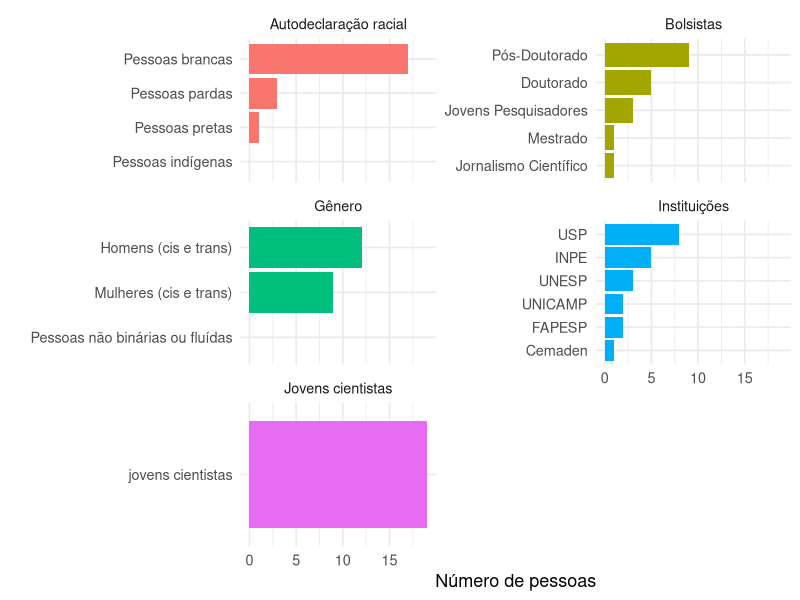

This chart was generated by the following R code:
# Análises Vozes do Futuro - FAPESP
# Vinicius Tonetti - vrtonetti@ufscar.br

# Carregando pacotes -----------------------------------------------------------
library(tidyverse)

# Limpando ambiente ------------------------------------------------------------
rm(list = ls()) 

# Criando dados ----------------------------------------------------------------

df <- tribble(
   ~Categoria, ~Valor, ~Grupo,
   "jovens cientistas", 19, "Jovens cientistas",
   "Mestrado", 1, "Bolsistas",
   "Doutorado", 5, "Bolsistas",
   "Pós-Doutorado", 9, "Bolsistas",
   "Jovens Pesquisadores", 3, "Bolsistas",
   "Jornalismo Científico", 1, "Bolsistas",
   "INPE", 5, "Instituições",
   "USP", 8, "Instituições",
   "UNICAMP", 2, "Instituições",
   "UNESP", 3, "Instituições",
   "Cemaden", 1, "Instituições",
   "FAPESP", 2, "Instituições",
   "Mulheres (cis e trans)", 9, "Gênero",
   "Homens (cis e trans)", 12, "Gênero",
   "Pessoas não binárias ou fluídas", 0, "Gênero",
   "Pessoas brancas", 17, "Autodeclaração racial",
   "Pessoas pardas", 3, "Autodeclaração racial",
   "Pessoas pretas", 1, "Autodeclaração racial",
   "Pessoas indígenas", 0, "Autodeclaração racial"
 )
 
# Plots ------------------------------------------------------------------------

ggplot(df, aes(x = reorder(Categoria, Valor), y = Valor, fill = Grupo)) +
  geom_col(show.legend = FALSE) +
  facet_wrap(~Grupo, scales = "free_y", ncol = 2) +
  coord_flip() +
  labs(x = "", y = "Número de pessoas") +
  theme_minimal(base_size = 13)

